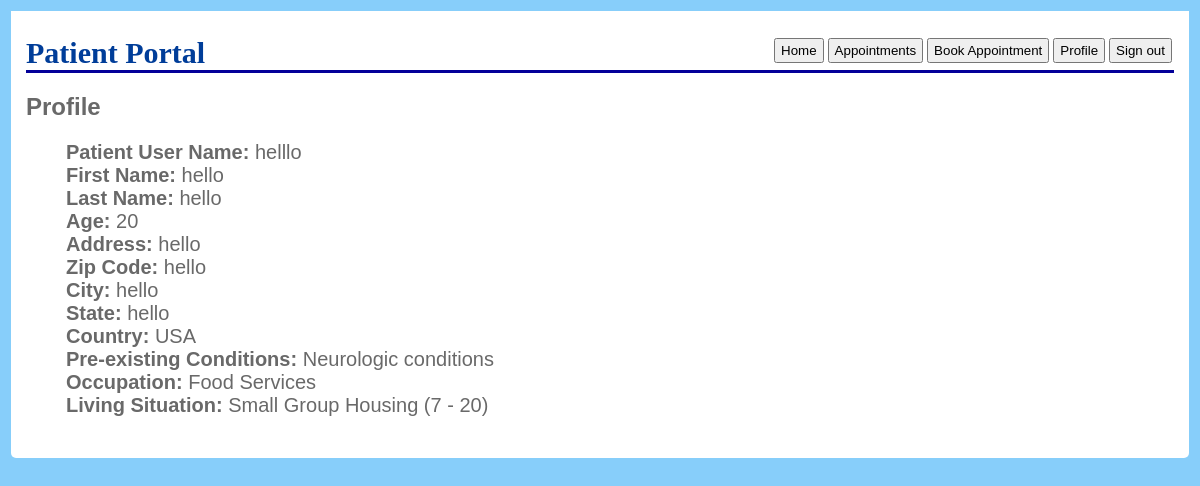
Page /user/patient/profile (signed in) on the committed database.
### user/models.py (models this page shows, shortened)
class Patient(models.Model):
    user = models.OneToOneField(Account, on_delete=models.CASCADE, default=None)
    age = models.IntegerField(default=0)
    preexisting = MultiSelectField(choices=preexistingChoices, default=None)
    occupation = MultiSelectField(choices=occupationChoices, default=None)
    living_situation = MultiSelectField(choices=livingChoices, default=None)

class Account(AbstractUser):
    is_patient = models.BooleanField(default=False)
    is_physician = models.BooleanField(default=False)
    is_distributor = models.BooleanField(default=False)
    address_line = models.CharField(max_length=256)
    zip_code = models.CharField(max_length=12)
    city = models.CharField(max_length=256)
    state = models.CharField(max_length=256)
    country = models.CharField(max_length=256)

### user/views.py (the view)
# urls.py: path('patient/profile', PatientProfileView.as_view(), name = 'patient_profile'),
@method_decorator([login_required, patient_required], name='dispatch')
class PatientProfileView(ListView):
    model = Patient
    template_name = 'user/patient_profile.html'
    def get_queryset(self):
        queryset = Patient.objects.all()
        filtered_queryset = [_ for _ in queryset if _.user.username == self.request.user.username]
        return filtered_queryset

### user/templates/user/patient_profile.html (shortened to what this page needs)
<!DOCTYPE html>
<html lang="en">
<head>
</head>
<body>
    <div id="main">
        <h1>
            Patient Portal
            <button onClick="window.location='/user/logout';" type="button">Sign out</button>
            <button onClick="window.location='/user/patient/profile';" type="button">Profile</button>
            <button onClick="window.location='/user/patient/appointments/book';" type="button">Book Appointment</button>
            <button onClick="window.location='/user/patient/appointments';" type="button">Appointments</button>
            <button onClick="window.location='/user/patient';" type="button">Home</button>
        </h1>
        <h2>
            Profile
        </h2>
        <ul>
            {% for profile in object_list %}
            <li><b>Patient User Name:</b> {{ profile.user.username}}</li>
            <li><b>First Name:</b> {{ profile.user.first_name}}</li>
            <li><b>Last Name:</b> {{ profile.user.last_name}}</li>
            <li><b>Age:</b> {{ profile.age}}</li>
            <li><b>Address:</b> {{ profile.user.address_line}}</li>
            <li><b>Zip Code:</b> {{ profile.user.zip_code}}</li>
            <li><b>City:</b> {{ profile.user.city}}</li>
            <li><b>State:</b> {{ profile.user.state}}</li>
            <li><b>Country:</b> {{ profile.user.country}}</li>
            <li><b>Pre-existing Conditions:</b> {{ profile.preexisting}}</li>
            <li><b>Occupation:</b> {{ profile.occupation}}</li>
            <li><b>Living Situation:</b> {{ profile.living_situation}}</li>
            {% empty %}
            <li>No profile yet.</li>
            {% endfor %}
        </ul>
    </div>
</body>
</html>

### user/templates/user/patient_profile.html (style rules this page uses)
body { background-image: url("https://www.cdc.gov/coronavirus/2019-ncov/images/daily-life-coping/group-with-masks.png"); background-size: 105%; }
body { font-family: "Trebuchet MS", Verdana, sans-serif; font-size: 16px; background-color: lightskyblue; color: #696969; padding: 3px; }
#main { padding: 5px; padding-left: 15px; padding-right: 15px; padding-bottom: 25px; background-color: #ffffff; border-radius: 0 0 5px 5px; }
h1 { font-family: Georgia, serif; border-bottom: 3px solid #030099; color: #003d99; font-size: 30px; }
button { float: right; padding: 3px; padding-left: 5px; padding-right: 5px; margin: 2px; }
li { list-style-type: none; margin: 0; padding: 0; font-size: 20px; }

### rows in the picture
Patient: user.username "helllo", user.first_name "hello", user.last_name "hello", age "20", user.address_line "hello", user.zip_code "hello", user.city "hello", user.state "hello", user.country "USA", preexisting "Neurologic conditions", occupation "Food Services", living_situation "Small Group Housing (7 - 20)"
